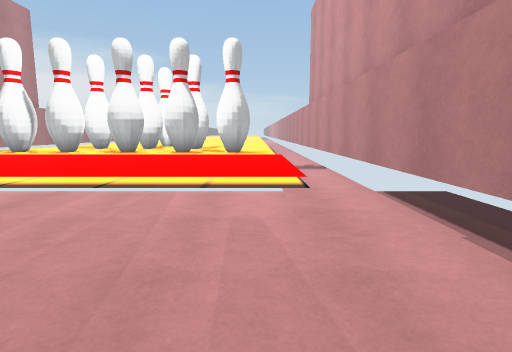
View 1 (above)

15 first-person views from a walk through a 3-D level made in the Unity game engine. The camera is 1.4 m above the floor, tilts 8° down and sees 80° across. The floor is counted in squares, 1 m on a side. Each view is taken from the middle of a square. On the plan, view 1 faces up. The plan holds only what a view shows up to about 14 squares ahead; the rest is blank. The place goes on beyond the plan. Some surface patterns are stand-ins.

View 2
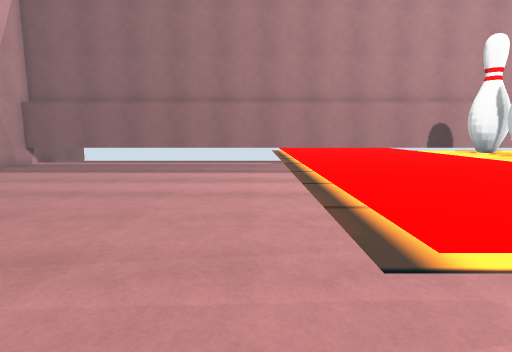

View 3
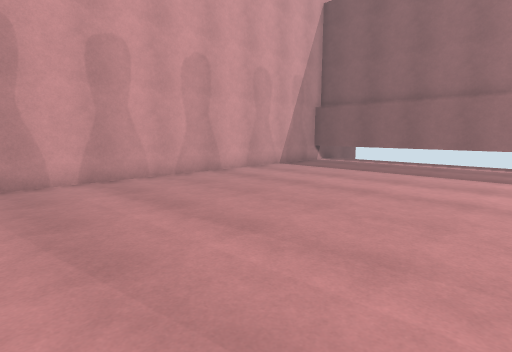

View 4
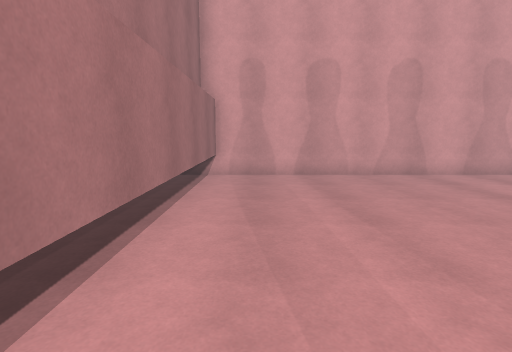

View 5
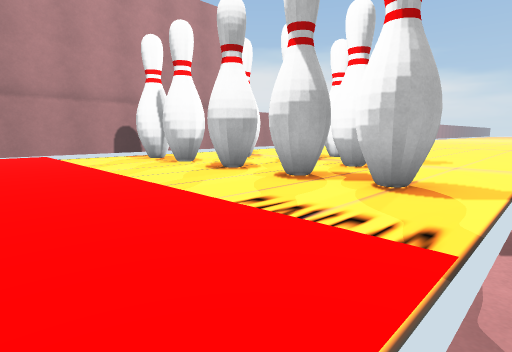

View 6
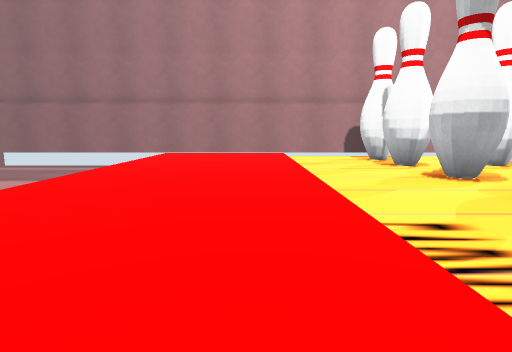

View 7
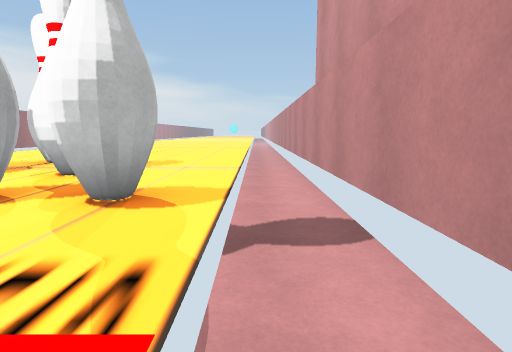

View 8
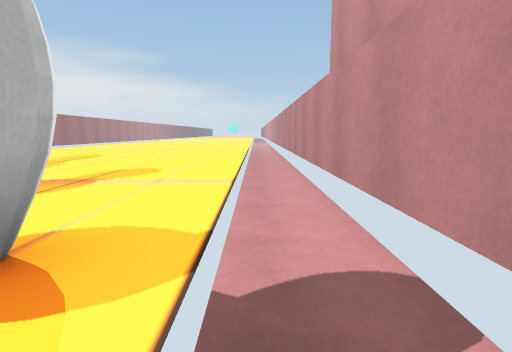

View 9
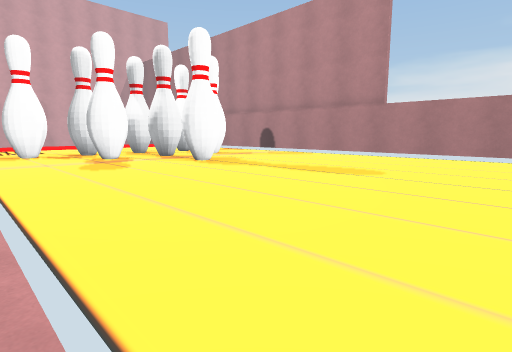

View 10
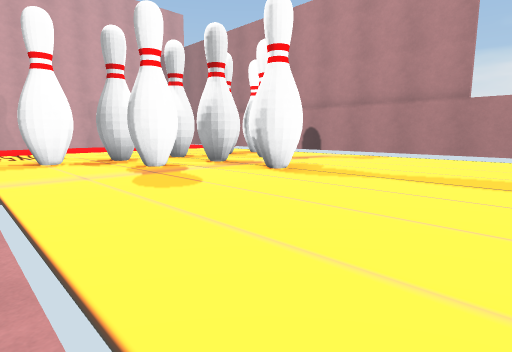

View 11
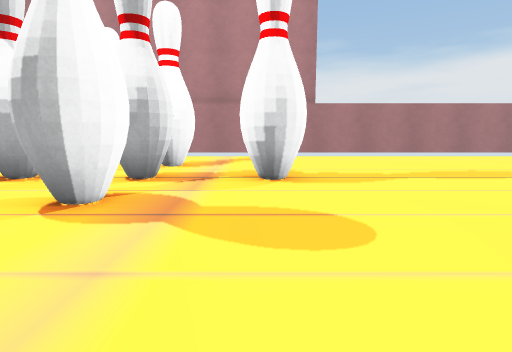

View 12
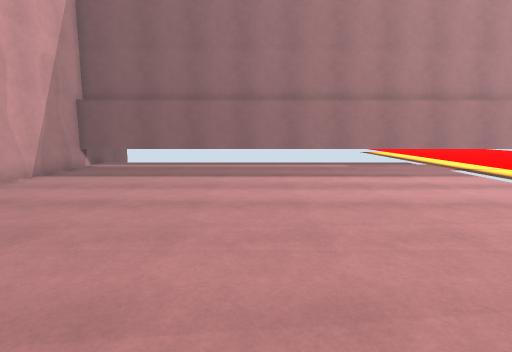

View 13
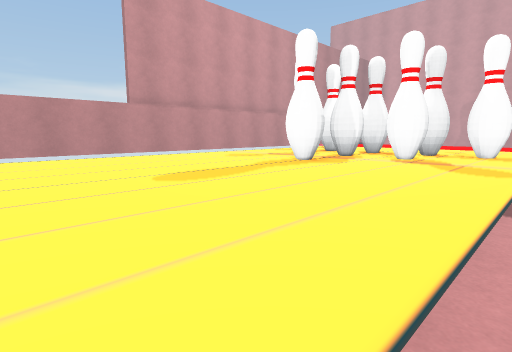

View 14
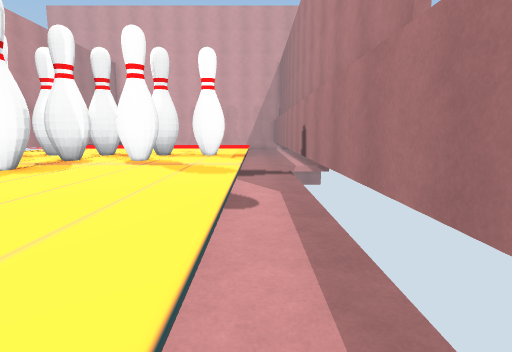

View 15
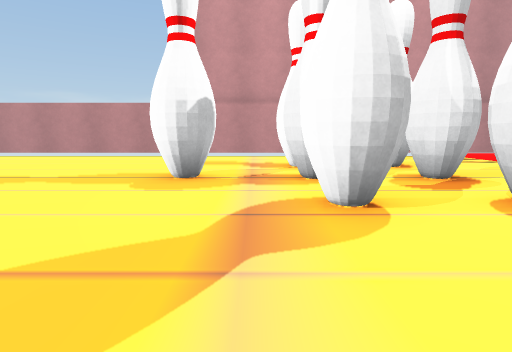

### Floor plan
Key: @ floor where view 1 was taken; # wall or solid block; . main floor; - floor 0.5 m lower than the main floor; _ floor 0.75 m lower than the main floor; = window, fence, low wall or low ledge.
Columns run from 12 left of view 1 to 3 right of it. Each row starts with its distance up from view 1.
 23 # -..........--#
 22 # -..........--#
 21 # -..........--#
 20 #--..........--#
 19 #--..........--#
 18 #--..........--#
 17 #--..........--#
 16 #--....##....--#
 15 #--....##....--#
 14 #--..........--#
 13 #--..######..--#
 12 #--...#####..--#
 11 #--##########--#
 10 #--##########--#
  9 #--..........--#
  8 #--..........--#
  7 #--..........--#
  6 #--..........--#
  5 #--..........--#
  4 #--==========--#
  3 #______________#
  2 #______________#
  1 #______________#
  0 #___________@__#
 -1 #______________#
 -2 #______________#
 -3 #______________#
 -4 #______________#
 -5 #______________#
 -6 #______________#
 -7 ################

Positions as (right, up) in squares from view 1, and headings:
1: (0, 0), facing up
2: (2, 3), facing left
3: (2, 2), facing down-left
4: (1, 4), facing down
5: (1, 6), facing up-left
6: (1, 7), facing left
7: (1, 7), facing up
8: (1, 9), facing up
9: (1, 23), facing down-left
10: (1, 20), facing down-left
11: (1, 15), facing left
12: (1, 0), facing left
13: (-10, 23), facing down-right
14: (-10, 22), facing down
15: (-10, 14), facing right
